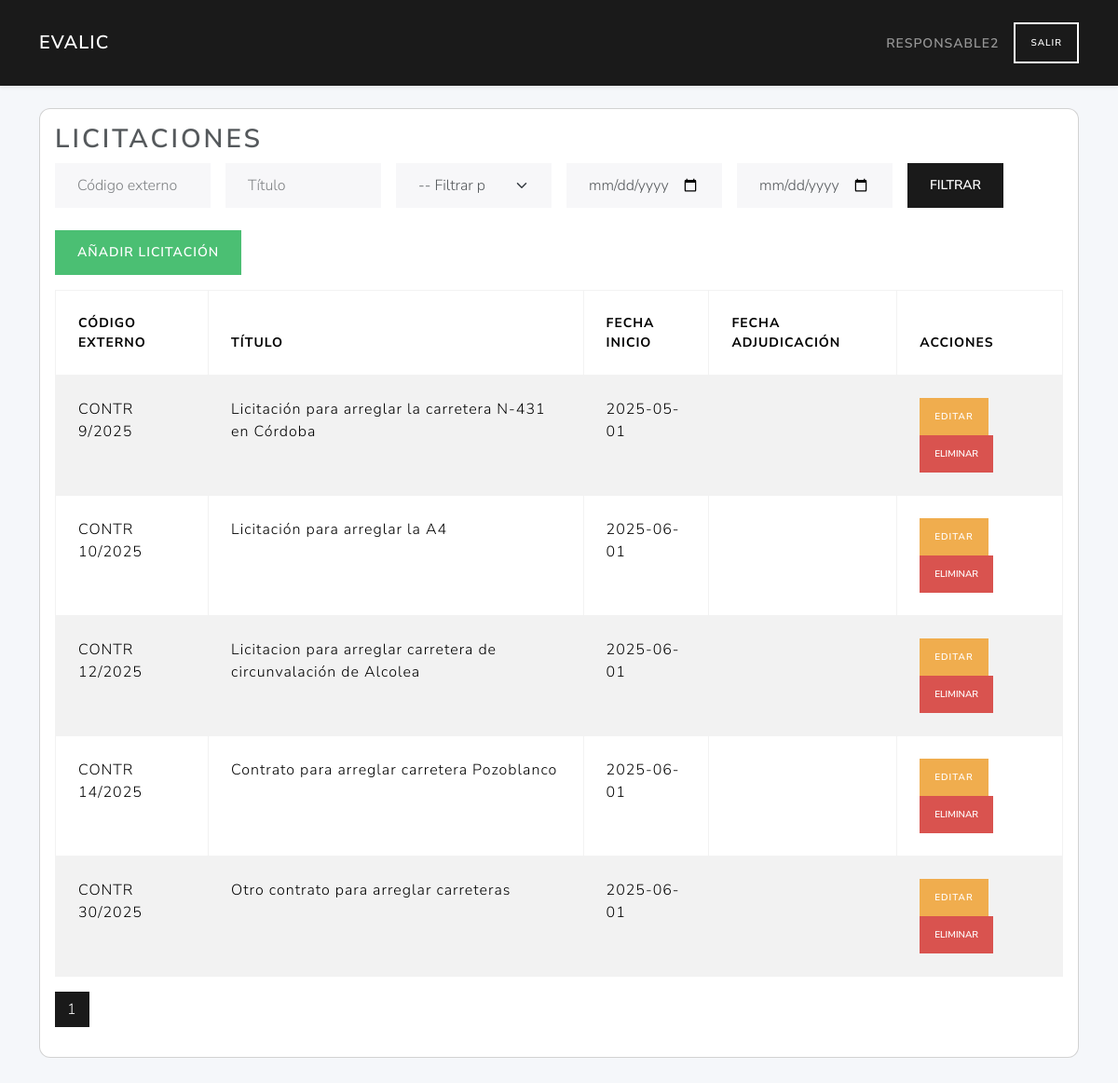
Before: /licitaciones/ (signed in) with the older database file.
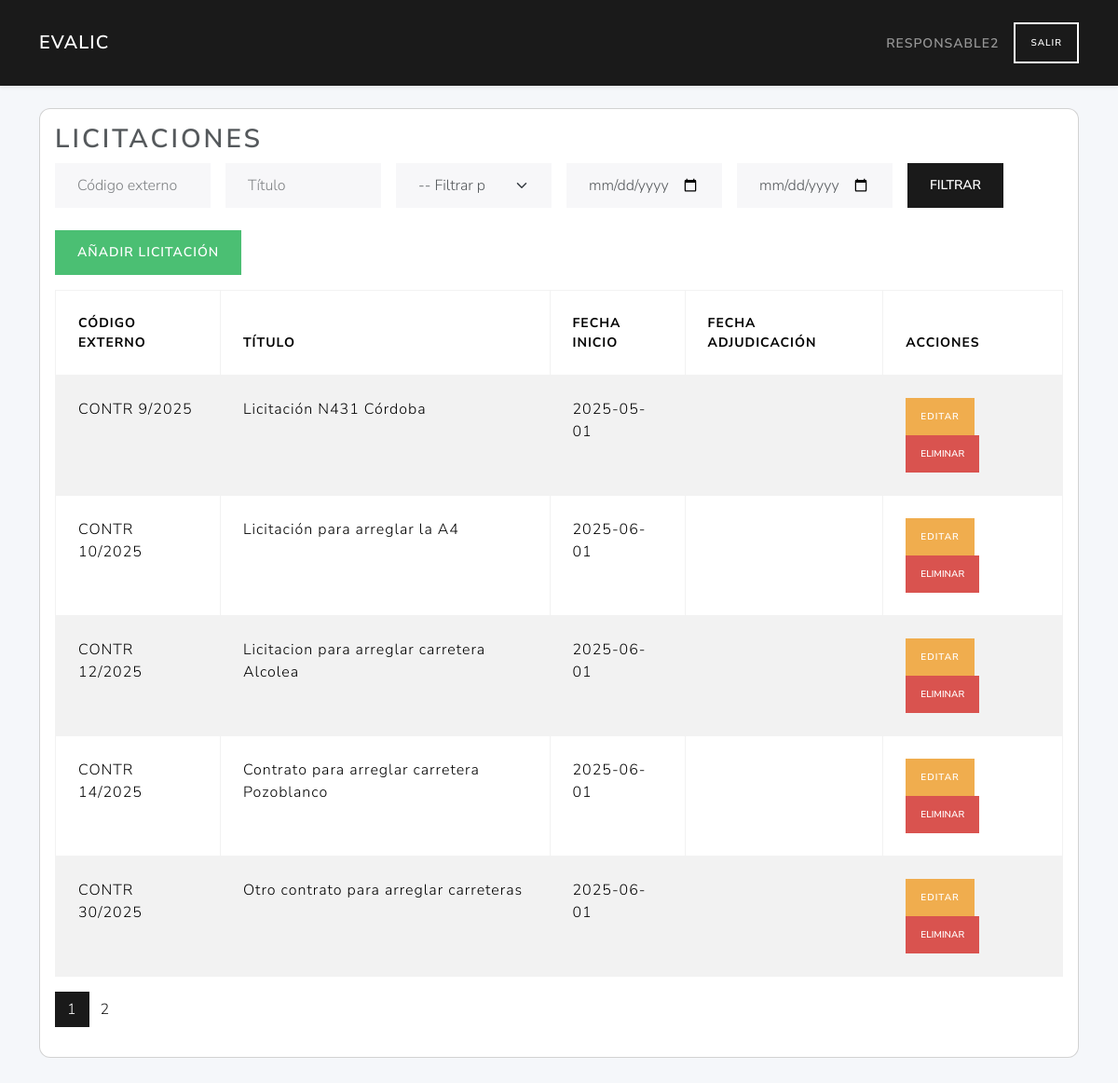
After: the same page with the newer database file.
### tables this page shows
CREATE TABLE licitaciones (
        id INTEGER PRIMARY KEY AUTOINCREMENT,
        user_id INTEGER NOT NULL,
        external_id TEXT NOT NULL,
        title TEXT NOT NULL,
        description TEXT,
        fecha_inicio TEXT NOT NULL,
        fecha_adjudicacion TEXT,
        FOREIGN KEY (user_id) REFERENCES users(id)
    );

### routes/licitaciones_routes.py (the view, shortened to what this page needs)
@licitaciones_bp.route('/', methods=('GET',))
def index():
    if 'user_id' not in session or session.get('role_id') != 2:
        return redirect(url_for('auth.login'))
    user_id = session.get('user_id')
    lic_rows = list_licitaciones()
    licitaciones = [l for l in lic_rows if l['user_id'] == user_id]
    external_id  = request.args.get('external_id', '').strip()
    title        = request.args.get('title', '').strip()
    fecha_tipo   = request.args.get('fecha_tipo', '')
    fecha_desde  = request.args.get('fecha_desde', '')
    fecha_hasta  = request.args.get('fecha_hasta', '')
    if external_id:
       licitaciones = [
           l for l in licitaciones
           if external_id.lower() in (l['external_id'] or '').lower()
       ]
    if title:
       licitaciones = [
           l for l in licitaciones
           if title.lower() in (l['title'] or '').lower()
       ]
    page = request.args.get('page', 1, type=int)
    per_page = current_app.config.get('LIC_PER_PAGE', 5)
    total = len(licitaciones)
    total_pages = ceil(total / per_page) if total else 1
    start = (page - 1) * per_page
    end = start + per_page
    licitaciones = licitaciones[start:end]
    responsable_id = 2
    is_responsable = session.get('role_id') == responsable_id
    return render_template(
        'licitaciones/index.html',
        licitaciones=licitaciones,
        is_responsable=is_responsable,
        total_pages=total_pages,
        current_page=page,
        request=request
    )

### models/dao.py (called while the page is built)
def close_connection(exception):
    db = getattr(g, '_database', None)
    if db is not None:
        db.close()

def get_db(app):
    if 'sqlite_db' not in g:
        g.sqlite_db = sqlite3.connect(
            app.config['DATABASE'],
            detect_types=sqlite3.PARSE_DECLTYPES
        )
        g.sqlite_db.row_factory = sqlite3.Row
    return g.sqlite_db

### models/licitaciones_data.py (called while the page is built)
def list_licitaciones(db):
    cur = db.execute("SELECT * FROM licitaciones ORDER BY id")
    return cur.fetchall()

### services/licitacion_service.py (called while the page is built)
def list_licitaciones():
    db = get_db(current_app)
    return data_list(db)

### templates/licitaciones/index.html (shortened to what this page needs)
{% extends 'base.html' %}
{% block content %}
<div class="card mb-4">
  <div class="card-body">
    <h2 class="card-title">Licitaciones</h2>
    <form method="get" class="row g-3 mb-4 flex-nowrap">
      <div class="col-md-2">
        <input type="text" name="external_id" class="form-control" placeholder="Código externo" value="{{ request.args.get('external_id', '') }}">
      </div>
      <div class="col-md-2">
        <input type="text" name="title" class="form-control" placeholder="Título" value="{{ request.args.get('title', '') }}">
      </div>
      <div class="col-md-2">
        <select name="fecha_tipo" class="form-select">
          <option value="">-- Filtrar por fecha --</option>
        </select>
      </div>
      <div class="col-md-2">
        <input type="date" name="fecha_desde" class="form-control" value="{{ request.args.get('fecha_desde', '') }}">
      </div>
      <div class="col-md-2">
        <input type="date" name="fecha_hasta" class="form-control" value="{{ request.args.get('fecha_hasta', '') }}">
      </div>
      <div class="col-md-2">
        <button type="submit" class="btn btn-primary">Filtrar</button>
      </div>
    </form>
    <a href="{{ url_for('licitaciones.create_licitacion_route') }}" class="btn btn-success mb-3">Añadir licitación</a>
    <table class="table table-bordered table-striped">
      <thead>
        <tr>
          <th>Código externo</th>
          <th>Título</th>
          <th>Fecha inicio</th>
          <th>Fecha adjudicación</th>
          <th>Acciones</th>
        </tr>
      </thead>
      <tbody>
        {% for lic in licitaciones %}
        <tr>
          <td>{{ lic.external_id }}</td>
          <td>{{ lic.title }}</td>
          <td>{{ lic.fecha_inicio }}</td>
          <td>{{ lic.fecha_adjudicacion }}</td>
          <td>
            <a href="{{ url_for('licitaciones.edit_licitacion_route', lic_id=lic.id) }}" class="btn btn-sm btn-warning">Editar</a>
            {% if is_responsable %}
            <form action="{{ url_for('licitaciones.delete_licitacion_route', lic_id=lic.id) }}" method="post" style="display:inline-block;" onsubmit="return confirm('¿Estás seguro de que quieres eliminar esta licitación?');">
              <button type="submit" class="btn btn-danger btn-sm">Eliminar</button>
            </form>
            {% endif %}
          </td>
        </tr>
        {% endfor %}
      </tbody>
    </table>
<nav aria-label="Paginación licitaciones">
  <ul class="pagination justify-content-left">
    {% for p in range(1, total_pages + 1) %}
      <li class="page-item{% if p == current_page %} active{% endif %}">
        <a class="page-link"
           href="{{ url_for('licitaciones.index',
                            page=p,
                            external_id=request.args.external_id,
                            title=request.args.title,
                            fecha_tipo=request.args.fecha_tipo,
                            fecha_desde=request.args.fecha_desde,
                            fecha_hasta=request.args.fecha_hasta) }}">
          {{ p }}
        </a>
      </li>
    {% endfor %}
  </ul>
</nav>
  </div>
</div>
{% endblock %}

### templates/base.html (shortened to what this page needs)
<!doctype html>
<html lang="es">
<head>
  <link href="https://cdn.jsdelivr.net/npm/bootswatch@5.3.0/dist/lux/bootstrap.min.css"
        rel="stylesheet">
</head>
<body>
  <nav class="navbar navbar-expand-lg navbar-dark bg-primary shadow-sm">
    <div class="container">
    {% if session.get('role_id') == 1 %}
      <a class="navbar-brand" href="{{ url_for('user.dashboard') }}">EvaLic</a>
    {% elif session.get('role_id') == 2 %}
      <a class="navbar-brand" href="{{ url_for('licitaciones.index') }}">EvaLic</a>
    {% elif session.get('role_id') == 3 %}
      <a class="navbar-brand" href="{{ url_for('evaluador.index') }}">EvaLic</a>
    {% else %}
      <a class="navbar-brand" href="{{ url_for('auth.login') }}">EvaLic</a>
    {% endif %}
      {% if session.get('username') %}
      <div class="ms-auto d-flex align-items-center">
        <span class="navbar-text me-3">{{ session['username'] }}</span>
        <a class="btn btn-outline-light btn-sm"
           href="{{ url_for('auth.do_logout') }}">Salir</a>
      </div>
      {% endif %}
    </div>
  </nav>
  <main class="container py-4">
    {% block content %}{% endblock %}
  </main>
</body>
</html>

### templates/base.html (style rules this page uses)
body { background:#f5f7fa; }
.card { border-radius:.75rem; }
.navbar-brand { font-weight:600; }

Changed rows visible on the page:
changed licitaciones: title "Licitación para arreglar la carretera N-431 en Córdoba" → "Licitación N431 Córdoba"
changed licitaciones: title "Licitacion para arreglar carretera de circunvalación de Alcolea" → "Licitacion para arreglar carretera Alcolea"
Other visible differences:
new list line: "2"
